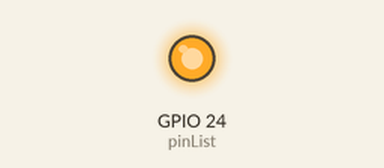
This program was run on a simulated Raspberry Pi (BCM pin numbers). Parts: output pins drawn as LEDs (lit = HIGH). The clock reads 2024-03-15 10:24:30 at power-on unless the program sets it; databases and web services accept everything at once and return nothing; what the program prints to the terminal is not drawn. At 0.0 s the program stops and its outputs stay as they are.

Above: at 0.1 s.
Timing chart, 0 to 1.5 s (numbered marks = the images above):
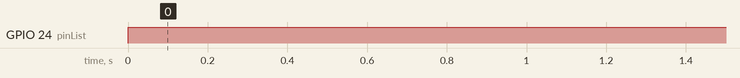

Measured:
- by itself, GPIO 24 (pinList): LOW → HIGH at 0.00 s

The program:

desk_light_0_off.py
```python
#!/usr/bin/python
import RPi.GPIO as GPIO
import time
import datetime
from pymongo import MongoClient

GPIO.setmode(GPIO.BCM)
GPIO.setwarnings(False)
mongoclient = MongoClient("mongodb://localhost:27017")
db = mongoclient.sidneyspi
homeonDB = db.homeon

# init list with pin numbers

pinList = [24]
GPIO.setwarnings(False)

# loop through pins and set mode and state to 'low'
for i in pinList:
    GPIO.setup(i, GPIO.OUT)
#    GPIO.output(i, GPIO.HIGH)

# time to sleep between operations in the main loop

#SleepTimeL = 20

# main loop
try:
    GPIO.output(24, GPIO.HIGH)
    print "Light is off"
    now = datetime.datetime.now()
    datetime_string = str(now.year) + "" + str(now.strftime('%m')) + "" + str(now.strftime('%d')) + "-" + str(now.strftime('%H')) + "" + str(now.strftime('%M')) + "" + str(now.strftime('%S'))

    homeonDB.update_one(
        {"name": "desk_light_0"},
        {"$set": {
                    "status.power": "off",
                    "mode": "auto",
                    "last_update": datetime_string
                }
        }
    )


# End program cleanly with keyboard
except KeyboardInterrupt:
    print " Quit"
```
